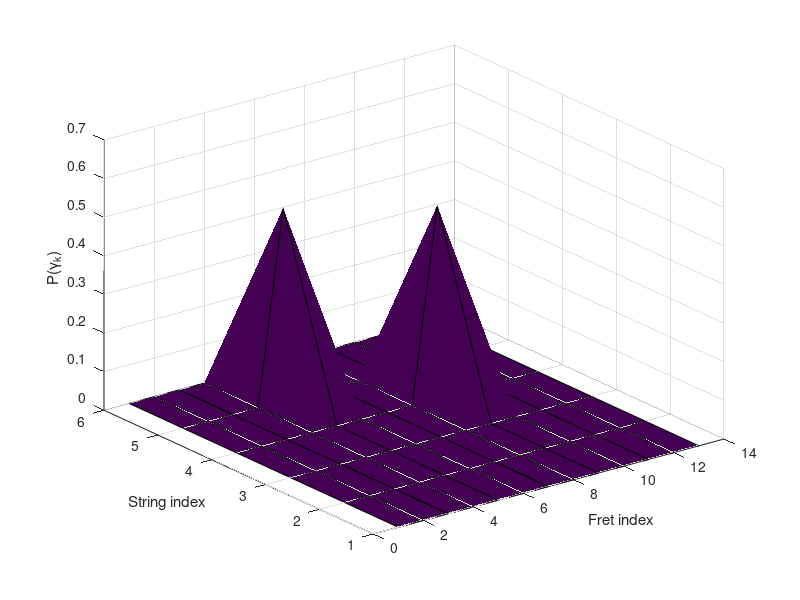
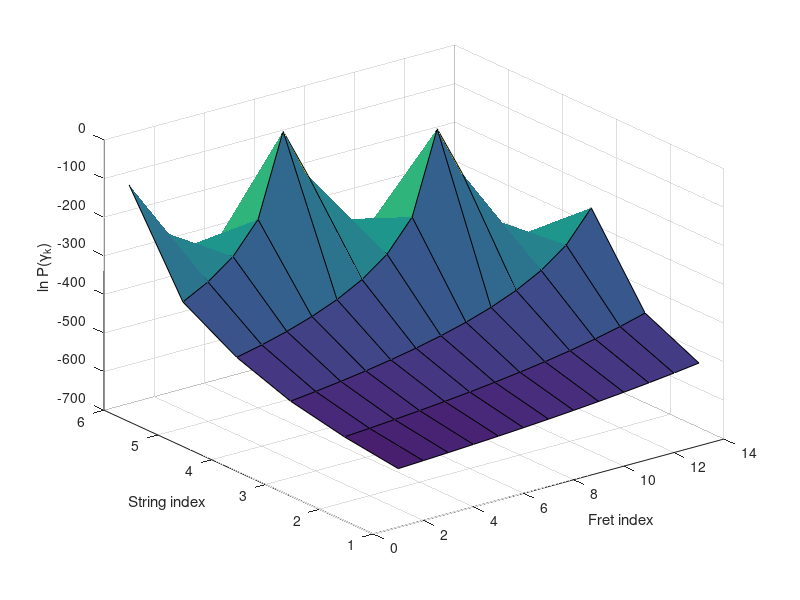

The MATLAB source for these figures, in order:

%%
E = 82.41312312343412341234231;

stringFrequencies = [E E*2^(5/12) E*2^(10/12) E*2^(15/12) E*2^(19/12) E*2^(24/12)]';
equally_tempered_Matrix = stringFrequencies*2.^([0:12]/12);

observed_f0 = ((540-82))*rand+82
observed_f0/E
%%
F=1./(abs((equally_tempered_Matrix-observed_f0)).^(100));

prior = F./sum(sum(F));


figure(1); 
surf(prior);
xlabel('Fret index');
ylabel('String index');
zlabel('P(\gamma_k)');

figure(2); 
surf(log2(prior));
xlabel('Fret index');
ylabel('String index');
zlabel('ln P(\gamma_k)');